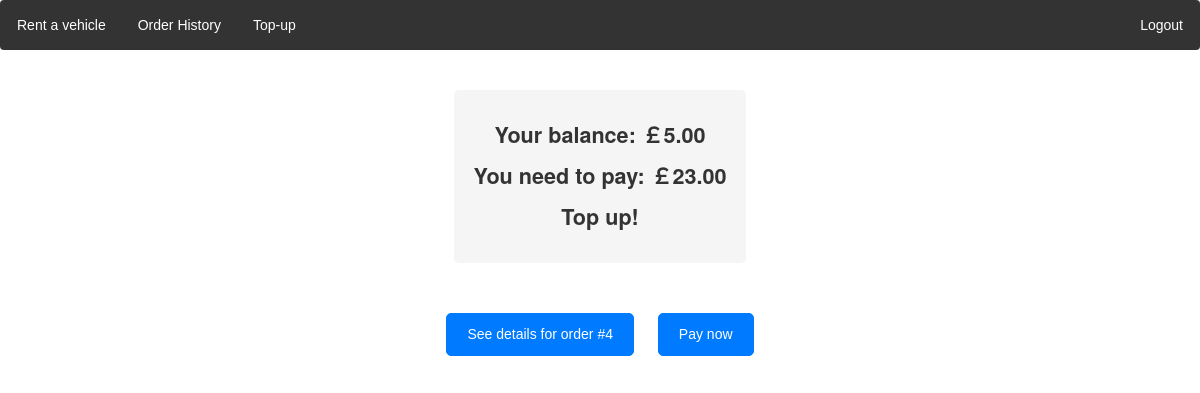
The page /order_history/4/payment/ (signed in) on the database as committed earlier.
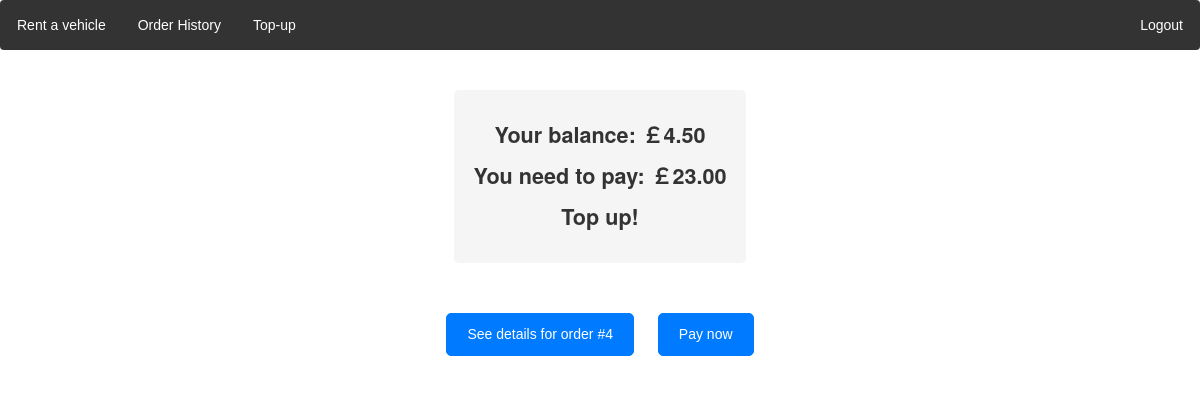
The same page on the database as committed later.
### locations/models.py (models this page shows, shortened)
class CustomUser(models.Model):
    user = models.OneToOneField(User, on_delete=models.CASCADE)
    balance = models.DecimalField(max_digits=6, decimal_places=2,default=10.00)

### locations/views.py (the view, shortened to what this page needs)
# urls.py: path('order_history/<int:nid>/payment/', views.payment,name='payment'),
def payment(request,nid):
    if request.user is None or not request.user.is_authenticated:
        return redirect("/accounts/login")
    username = request.user.username
    logged_customer = CustomUser.objects.get(user=User.objects.get(username=username))
    balance = logged_customer.balance
    order = models.Order.objects.get(id=nid)
    cost=order.cost
    if order.is_paid:
       return redirect("/order_history/")
    if order.customer.user.username != logged_customer.user.username:
        return redirect("/order_history/")
    context={'balance':balance , 'cost':cost, 'order': order}
    return render(request, "locations/payment.html", context)

### locations/context_processors.py (called while the page is built)
def message_processor(request):
    if not request.user.username:
         return {
        'unreturned' : None
    }
    username = request.user.username
    logged_user  = CustomUser.objects.get(user = User.objects.get(username = username))
    unreturned_order = Order.objects.filter(customer = logged_user, final_time = None).first()
    return {
        'unreturned' : unreturned_order
    }

### templates/locations/payment.html (shortened to what this page needs)
{% extends "locations/base.html" %}
{% load static %}
{% block extrahead %}
<link rel="stylesheet" type="text/css" href="{% static 'css/payment.css' %}">
{% endblock%}
{% block content %}
  <div class="content-wrapper">
    <div class="payment-info">
      <p>Your balance: ￡{{ balance }}</p>
      <p>You need to pay: ￡{{ cost }}</p>
      {% if balance < cost%}
      <p>Top up!</p>
      {% endif%}
    </div>
    <div class="btn-wrapper">
      <a class="btn btn-primary btn-xs" href="/order_history/{{order.id}}/details/">See details for order #{{order.id}}</a>
      <button class="btn btn-primary btn-xs" type="submit" name="pay" id="pay" value="none">Pay now</button>
    </div>
  </div>
{% endblock %}

Rows that differ between the two databases and show on the page:
changed CustomUser: balance "5.00" → "4.50"
